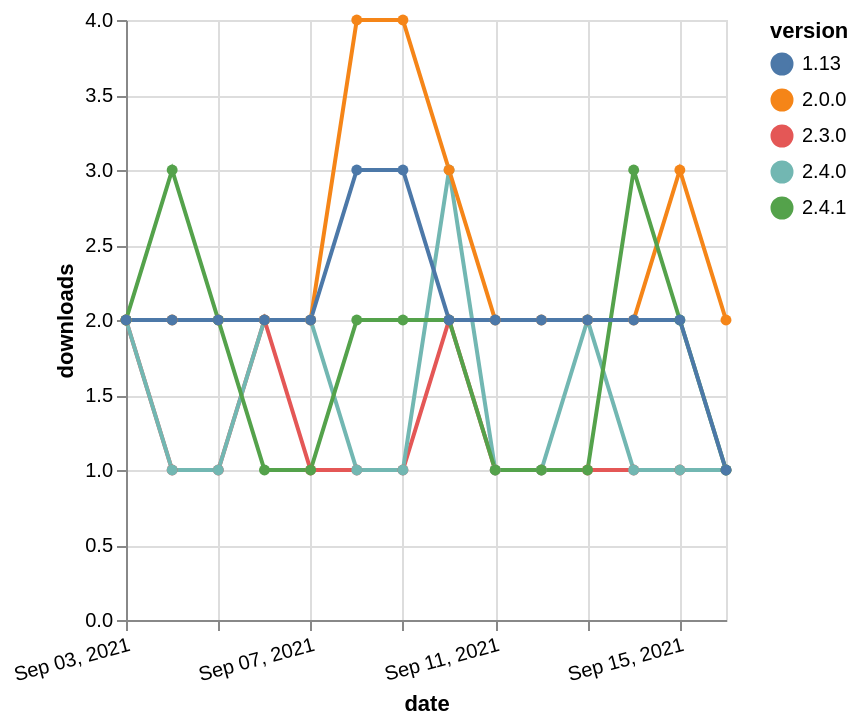

The Vega-Lite source for this figure:
### Vega-Lite specification from a JSON file in a GitHub repository (floating-point values rounded to 4 significant figures)
{"$schema": "https://vega.github.io/schema/vega-lite/v5.json", "description": "A simple bar chart with embedded data.", "data": {"values": [{"date": "2021-09-03", "total": 473, "delta": 2, "version": "2.3.0"}, {"date": "2021-09-04", "total": 474, "delta": 1, "version": "2.3.0"}, {"date": "2021-09-05", "total": 475, "delta": 1, "version": "2.3.0"}, {"date": "2021-09-06", "total": 477, "delta": 2, "version": "2.3.0"}, {"date": "2021-09-07", "total": 478, "delta": 1, "version": "2.3.0"}, {"date": "2021-09-08", "total": 479, "delta": 1, "version": "2.3.0"}, {"date": "2021-09-09", "total": 480, "delta": 1, "version": "2.3.0"}, {"date": "2021-09-10", "total": 482, "delta": 2, "version": "2.3.0"}, {"date": "2021-09-11", "total": 483, "delta": 1, "version": "2.3.0"}, {"date": "2021-09-12", "total": 484, "delta": 1, "version": "2.3.0"}, {"date": "2021-09-13", "total": 485, "delta": 1, "version": "2.3.0"}, {"date": "2021-09-14", "total": 486, "delta": 1, "version": "2.3.0"}, {"date": "2021-09-15", "total": 487, "delta": 1, "version": "2.3.0"}, {"date": "2021-09-16", "total": 488, "delta": 1, "version": "2.3.0"}, {"date": "2021-09-03", "total": 382, "delta": 2, "version": "2.4.0"}, {"date": "2021-09-04", "total": 383, "delta": 1, "version": "2.4.0"}, {"date": "2021-09-05", "total": 384, "delta": 1, "version": "2.4.0"}, {"date": "2021-09-06", "total": 386, "delta": 2, "version": "2.4.0"}, {"date": "2021-09-07", "total": 388, "delta": 2, "version": "2.4.0"}, {"date": "2021-09-08", "total": 389, "delta": 1, "version": "2.4.0"}, {"date": "2021-09-09", "total": 390, "delta": 1, "version": "2.4.0"}, {"date": "2021-09-10", "total": 393, "delta": 3, "version": "2.4.0"}, {"date": "2021-09-11", "total": 394, "delta": 1, "version": "2.4.0"}, {"date": "2021-09-12", "total": 395, "delta": 1, "version": "2.4.0"}, {"date": "2021-09-13", "total": 397, "delta": 2, "version": "2.4.0"}, {"date": "2021-09-14", "total": 398, "delta": 1, "version": "2.4.0"}, {"date": "2021-09-15", "total": 399, "delta": 1, "version": "2.4.0"}, {"date": "2021-09-16", "total": 400, "delta": 1, "version": "2.4.0"}, {"date": "2021-09-03", "total": 3121, "delta": 2, "version": "2.0.0"}, {"date": "2021-09-04", "total": 3123, "delta": 2, "version": "2.0.0"}, {"date": "2021-09-05", "total": 3125, "delta": 2, "version": "2.0.0"}, {"date": "2021-09-06", "total": 3127, "delta": 2, "version": "2.0.0"}, {"date": "2021-09-07", "total": 3129, "delta": 2, "version": "2.0.0"}, {"date": "2021-09-08", "total": 3133, "delta": 4, "version": "2.0.0"}, {"date": "2021-09-09", "total": 3137, "delta": 4, "version": "2.0.0"}, {"date": "2021-09-10", "total": 3140, "delta": 3, "version": "2.0.0"}, {"date": "2021-09-11", "total": 3142, "delta": 2, "version": "2.0.0"}, {"date": "2021-09-12", "total": 3144, "delta": 2, "version": "2.0.0"}, {"date": "2021-09-13", "total": 3146, "delta": 2, "version": "2.0.0"}, {"date": "2021-09-14", "total": 3148, "delta": 2, "version": "2.0.0"}, {"date": "2021-09-15", "total": 3151, "delta": 3, "version": "2.0.0"}, {"date": "2021-09-16", "total": 3153, "delta": 2, "version": "2.0.0"}, {"date": "2021-09-03", "total": 63, "delta": 2, "version": "2.4.1"}, {"date": "2021-09-04", "total": 66, "delta": 3, "version": "2.4.1"}, {"date": "2021-09-05", "total": 68, "delta": 2, "version": "2.4.1"}, {"date": "2021-09-06", "total": 69, "delta": 1, "version": "2.4.1"}, {"date": "2021-09-07", "total": 70, "delta": 1, "version": "2.4.1"}, {"date": "2021-09-08", "total": 72, "delta": 2, "version": "2.4.1"}, {"date": "2021-09-09", "total": 74, "delta": 2, "version": "2.4.1"}, {"date": "2021-09-10", "total": 76, "delta": 2, "version": "2.4.1"}, {"date": "2021-09-11", "total": 77, "delta": 1, "version": "2.4.1"}, {"date": "2021-09-12", "total": 78, "delta": 1, "version": "2.4.1"}, {"date": "2021-09-13", "total": 79, "delta": 1, "version": "2.4.1"}, {"date": "2021-09-14", "total": 82, "delta": 3, "version": "2.4.1"}, {"date": "2021-09-15", "total": 84, "delta": 2, "version": "2.4.1"}, {"date": "2021-09-16", "total": 85, "delta": 1, "version": "2.4.1"}, {"date": "2021-09-03", "total": 2458, "delta": 2, "version": "1.13"}, {"date": "2021-09-04", "total": 2460, "delta": 2, "version": "1.13"}, {"date": "2021-09-05", "total": 2462, "delta": 2, "version": "1.13"}, {"date": "2021-09-06", "total": 2464, "delta": 2, "version": "1.13"}, {"date": "2021-09-07", "total": 2466, "delta": 2, "version": "1.13"}, {"date": "2021-09-08", "total": 2469, "delta": 3, "version": "1.13"}, {"date": "2021-09-09", "total": 2472, "delta": 3, "version": "1.13"}, {"date": "2021-09-10", "total": 2474, "delta": 2, "version": "1.13"}, {"date": "2021-09-11", "total": 2476, "delta": 2, "version": "1.13"}, {"date": "2021-09-12", "total": 2478, "delta": 2, "version": "1.13"}, {"date": "2021-09-13", "total": 2480, "delta": 2, "version": "1.13"}, {"date": "2021-09-14", "total": 2482, "delta": 2, "version": "1.13"}, {"date": "2021-09-15", "total": 2484, "delta": 2, "version": "1.13"}, {"date": "2021-09-16", "total": 2485, "delta": 1, "version": "1.13"}]}, "width": "container", "mark": {"type": "line", "point": {"filled": true}}, "encoding": {"x": {"field": "date", "type": "temporal", "timeUnit": "yearmonthdate", "title": "date", "axis": {"labelAngle": -15}}, "y": {"field": "delta", "type": "quantitative", "title": "downloads"}, "color": {"field": "version", "type": "nominal"}, "tooltip": {"field": "delta"}}}
